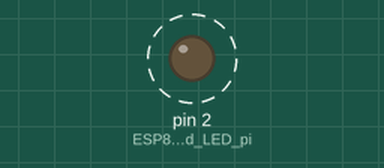
Recording of a sketch running on a simulated Arduino Uno, built with avr-gcc and run on an emulated ATmega328P. On the bench: output pins drawn as LEDs (lit = HIGH). Dashed ring = blinking. What the sketch prints to the serial monitor is not drawn.

Above: at 0.5 s.
Timing chart, 0 to 4.6 s (numbered marks = the images above):
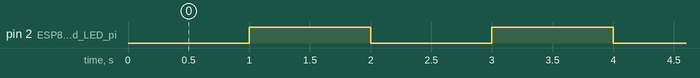

The sketch:

Day01_ESP8266_Blink.ino
```cpp
void setup() {
  pinMode(2, OUTPUT);  // ESP8266 ka onboard LED pin 2 pe hai
  Serial.begin(115200); // Serial monitor chalu
}

void loop() {
  digitalWrite(2, LOW);   // LED ON - Pin 2 LOW pe on hota
  Serial.println("LED ON");
  delay(1000);            // 1 sec ruko

  digitalWrite(2, HIGH);  // LED OFF
  Serial.println("LED OFF");
  delay(1000);            // 1 sec ruko
}
```

Measured:
- by itself, pin 2 (ESP8266_ka_onboard_LED_pi): alternates HIGH for 1.0 s and LOW for 1.0 s
